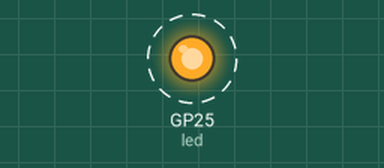
This program was run on a simulated Raspberry Pi Pico running MicroPython. Parts: output pins drawn as LEDs (lit = HIGH). Dashed ring = blinking. What the program prints to the serial console is not drawn.

Above: at 0.2 s.
Timing chart, 0 to 3.0 s (numbered marks = the images above):
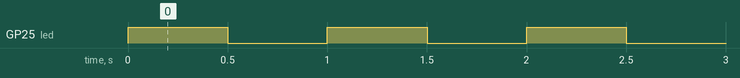

The program:

blink_LED_delay.py
```python
from time import sleep
from machine import Pin

print("blink LED on board using delays")
print("@MrChunckuee - mrchunckuee.blogspot.com")

led = Pin(25, Pin.OUT)

while True:
    led.toggle()
    sleep(0.5)
#     led.high()
#     sleep(0.5)
#     led.low()
#     sleep(0.5)
```

Measured:
- by itself, GP25 (led): alternates HIGH for 0.50 s and LOW for 0.50 s
